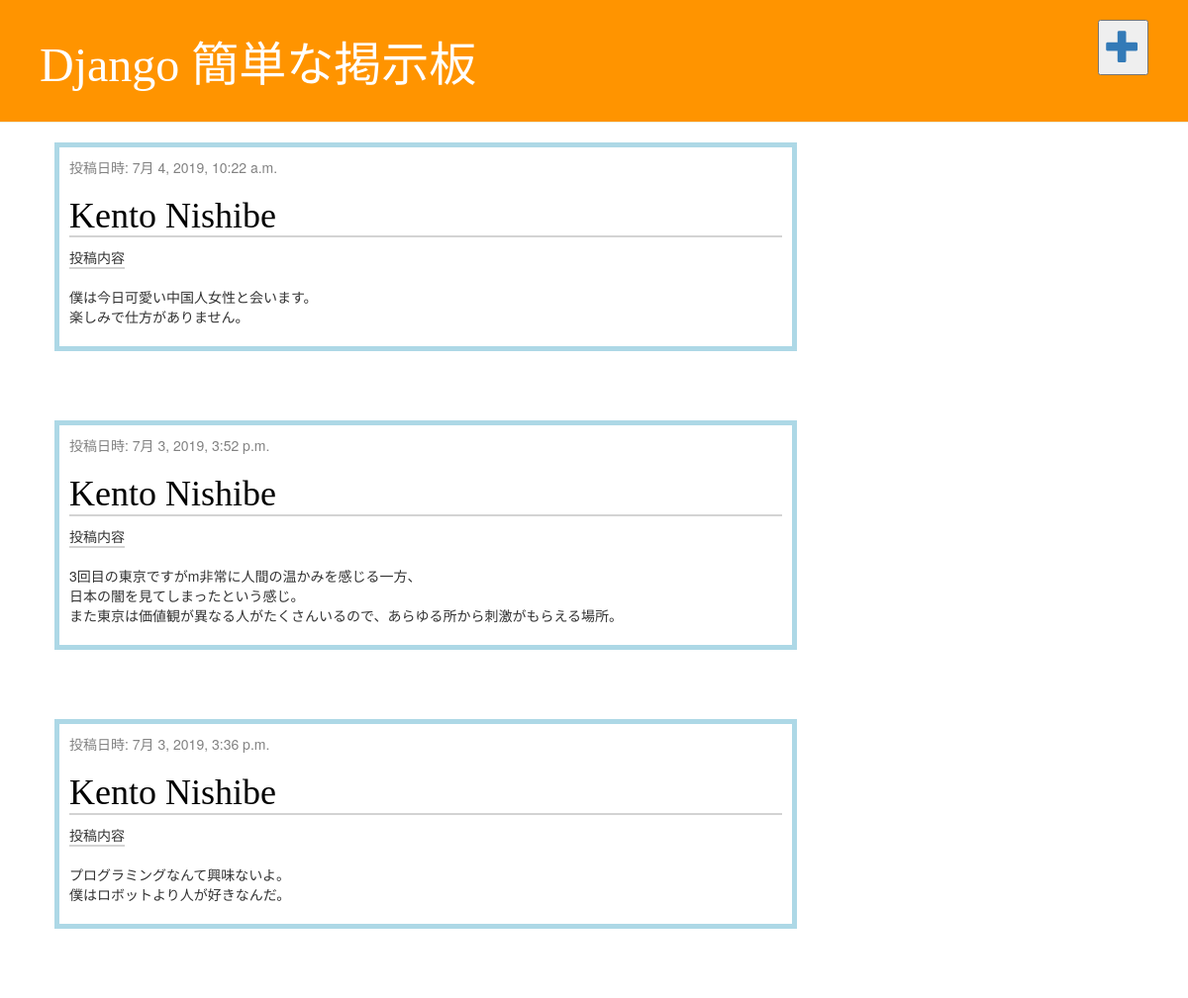
/post/Kento Nishibe/, run on the app's committed database.
### blog/models.py (models this page shows, shortened)
class Data(models.Model):
    name = models.CharField(max_length=200)
    content = models.TextField()
    time = models.DateTimeField(default=timezone.now())
    ipaddress = models.GenericIPAddressField(default="127.0.0.1")
    person_id = models.CharField(max_length=100, default='')

### blog/views.py (the view)
# urls.py: path('post/<str:target_name>/', views.post_person, name='post_person'),
def post_person(request, target_name):
    datas = Data.objects.filter(name=target_name).order_by('-time')
    for data in datas:
        print(data.name)
    return render(request, 'blog/post_person.html', {'datas': datas})

### blog/templates/blog/post_person.html
{% extends 'blog/base.html' %}
{% block content %}
<div class="content container">
    <div class="row">
        <div class="col-md-8">
            {% for data in datas %}
                <div class="post">
                    <div class="date">
                        <p>投稿日時: {{ data.time }}</p>
                    </div>
                    <h1 id="name"><a href="{% url 'post_detail' pk=data.pk %}">{{ data.name }}</a></h1>
                    <p><span id="line">投稿内容<br><br></span>{{ data.content|linebreaksbr }}</p>
                </div>
            {% endfor %}
        </div>
    </div>
</div>
{% endblock %}

### blog/static/css/blog.css (style rules this page uses)
.content { margin-left: 40px; }
h1, h2, h3, h4 { font-family: 'Lobster', cursive; }
.date { color: #828282; }
.post { margin-bottom: 70px; padding: 10px; border: solid 5px lightblue; }
.post h1 a, .post h1 a:visited { color: #000000; }
#name, #line { border-bottom: solid 2px lightgray; }

### data on the page
Data: time "7月 4, 2019, 10:22 a.m.", name "Kento Nishibe", content "僕は今日可愛い中国人女性と会います。 楽しみで仕方がありません。"
Data: time "7月 3, 2019, 3:52 p.m.", name "Kento Nishibe", content "3回目の東京ですがm非常に人間の温かみを感じる一方、 日本の闇を見てしまったという感じ。 また東京は価値観が異なる人がたくさんいるので、あらゆる所から刺激がもらえる場所。"
Data: time "7月 3, 2019, 3:36 p.m.", name "Kento Nishibe", content "プログラミングなんて興味ないよ。 僕はロボットより人が好きなんだ。"
